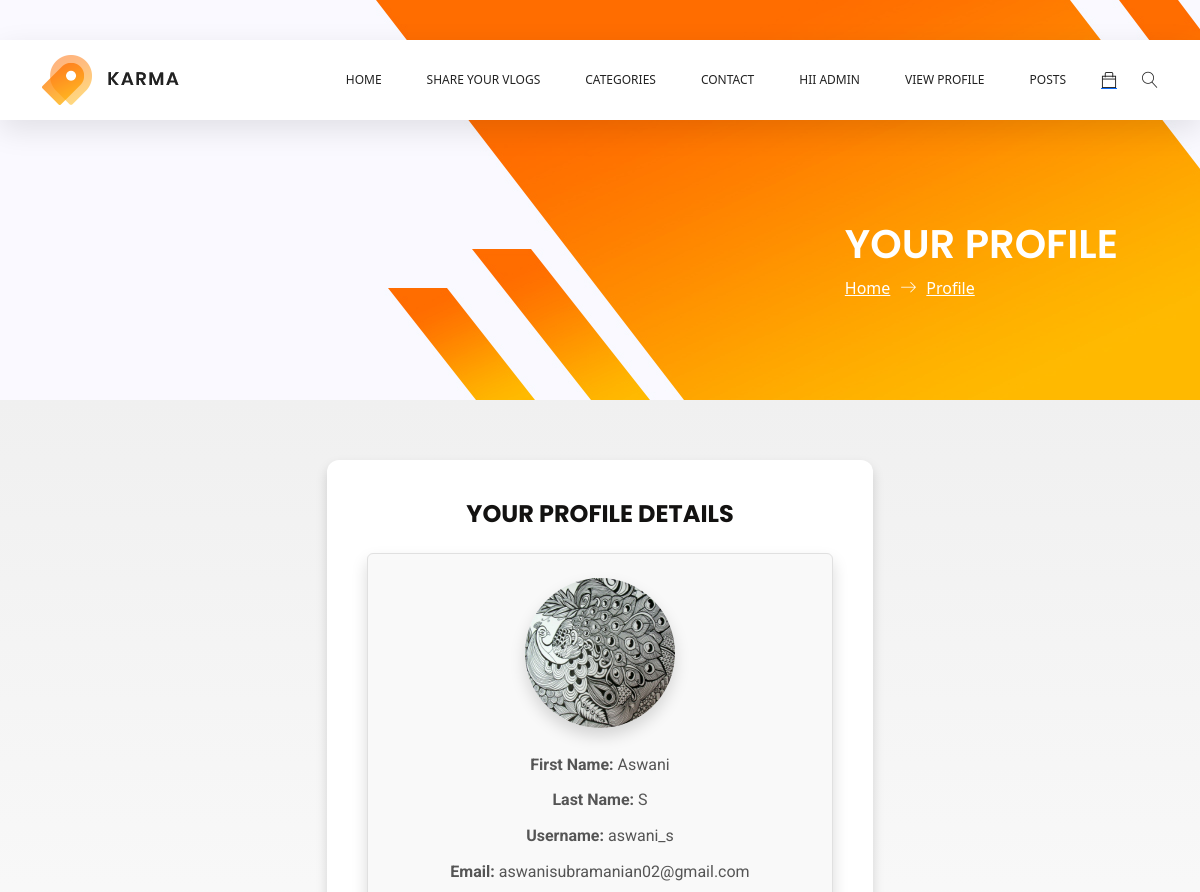
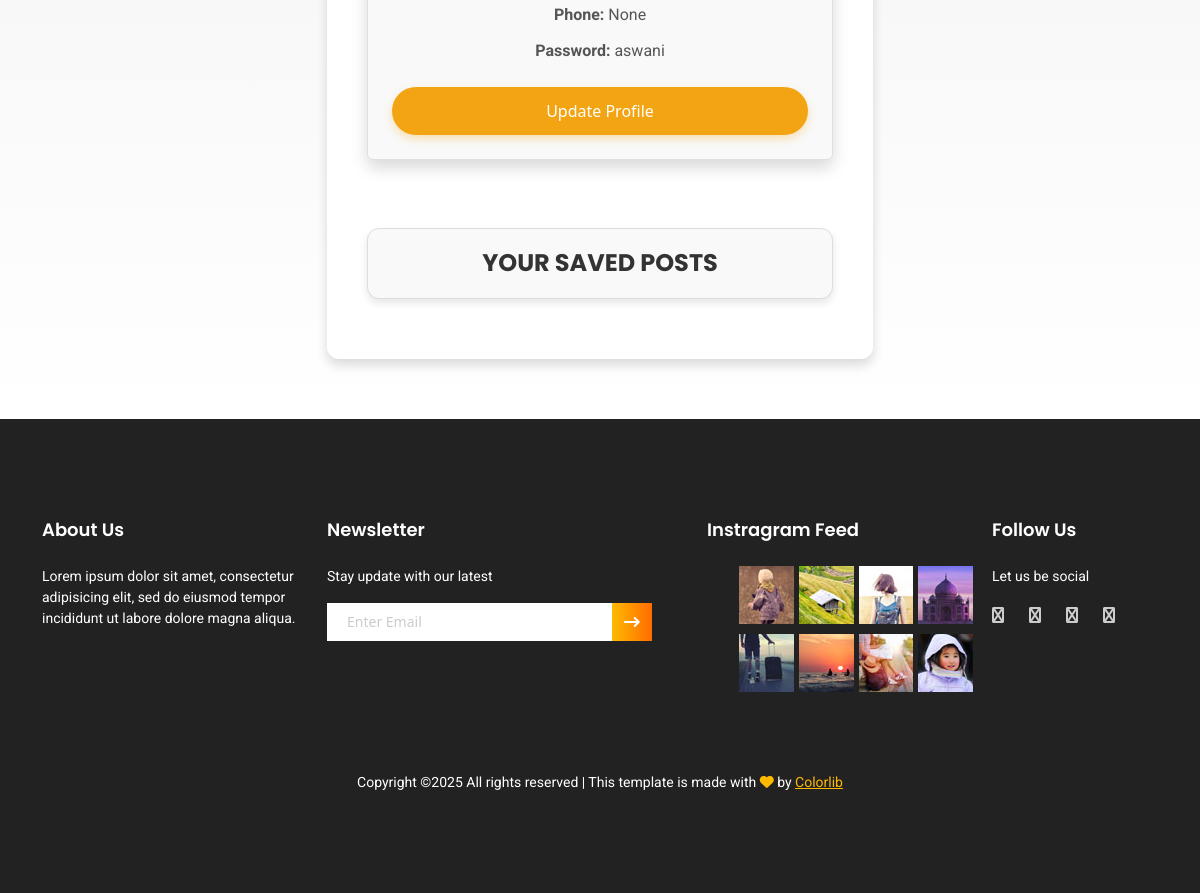
The page /user_profile (signed in) on the database its author committed (2 pictures, top to bottom).
### user_app/models.py (models this page shows, shortened)
class Register(models.Model):
    firstname = models.CharField(max_length=100, null=True, blank=True)
    lastname = models.CharField(max_length=100, null=True, blank=True)
    username = models.CharField(max_length=100, unique=True)
    password = models.CharField(max_length=100)
    email = models.EmailField(max_length=100, unique=True)
    profile_picture = models.ImageField(upload_to="img", default="sample.jpg")
    phone = models.CharField(max_length=100, null=True, blank=True)
    followers = models.ManyToManyField('self', symmetrical=False, related_name='following', blank=True)
    otp = models.CharField(max_length=6, blank=True, null=True)  # Store OTP temporarily
    is_verified = models.BooleanField(default=False)

### user_app/views.py (the view)
# urls.py: path('user_profile',views.user_profile,name='user_profile'),
def user_profile(request):
    if 'userid' not in request.session:
        return redirect('registration_error')
    userid=request.session['userid']
    name = request.session['fname']
    categories = Category.objects.all()
    s=Register.objects.filter(id=userid)
    saved_posts = SavedPost.objects.filter(session_key=request.session.session_key)
    context ={
        's':s,
        'name':name,
        'saved_posts':saved_posts,
        'categories':categories
    }
    return render(request, 'user_profile_details.html',context)

### user_app/templates/user_profile_details.html (shortened to what this page needs)
{% extends "vlog_page.html" %}
{% block categories %}
<section class="banner-area organic-breadcrumb">
    <div class="container">
        <div class="breadcrumb-banner d-flex flex-wrap align-items-center justify-content-end">
            <div class="col-first">
                <h1>YOUR PROFILE</h1>
                <nav class="d-flex align-items-center">
                    <a href="{% url 'home' %}">Home<span class="lnr lnr-arrow-right"></span></a>
                    <a href="#">Profile</a>
                </nav>
            </div>
        </div>
    </div>
</section>
<section class="profile_box_area section_gap">
    <div class="container">
        <div class="row">
            <div class="col-lg-6 offset-lg-3">
                <div class="profile_details_card">
                    <h3 class="text-center mb-4">YOUR PROFILE DETAILS</h3>
                    {% for i in s %}
                    <div class="profile-card text-center shadow p-4 rounded">
                        <div class="profile-picture mb-4">
                            {% if i.profile_picture %}
                            <img src="{{ i.profile_picture.url }}" alt="Profile Picture" class="rounded-circle shadow" style="width: 150px; height: 150px;">
                            {% else %}
                            <img src="/static/images/default-profile.png" alt="Default Profile Picture" class="rounded-circle shadow" style="width: 150px; height: 150px;">
                            {% endif %}
                        </div>
                        <div class="profile-info">
                            <p><strong>First Name:</strong> {{ i.firstname }}</p>
                            <p><strong>Last Name:</strong> {{ i.lastname }}</p>
                            <p><strong>Username:</strong> {{ i.username }}</p>
                            <p><strong>Email:</strong> {{ i.email }}</p>
                            <p><strong>Phone:</strong> {{ i.phone }}</p>
                            <p><strong>Password: </strong>{{ i.password }}</p>
                        </div>
                        <div class="text-center mt-4">
                            <a href="{% url 'profile_update' i.id %}" class="btn btn-primary btn-block">Update Profile</a>
                        </div>
                    </div>
                    <div class="saved-posts-section text-center mt-5">
                        <a href="{% url 'view_saved_posts' %}" class="saved-posts-link">
                            <div class="saved-posts-box d-flex align-items-center justify-content-center">
                                <h6 class="saved-posts-text">YOUR SAVED POSTS</h6>
                            </div>
                        </a>
                    {% endfor %}
                </div>
            </div>
        </div>
    </div>
</section>
{% endblock %}

### user_app/templates/user_profile_details.html (style rules this page uses)
.profile_box_area { background: linear-gradient(to bottom, #f0f0f0, #ffffff); padding: 60px 0; }
.profile_details_card { background: #ffffff; border-radius: 12px; padding: 40px; box-shadow: 0 6px 12px rgba(0, 0, 0, 0.15); transition: transform 0.3s ease, box-shadow 0.3s ease; }
.profile-card { background: #f9f9f9; padding: 30px; border-radius: 10px; border: 1px solid #e0e0e0; box-shadow: 0 4px 8px rgba(0, 0, 0, 0.1); }
.profile-card p { font-size: 16px; color: #555; margin: 10px 0; line-height: 1.6; }
.profile-picture { margin-bottom: 20px; }
.profile-picture img { width: 150px; height: 150px; border-radius: 50%; transition: border-color 0.3s ease; }
.btn-primary { background-color: rgb(243, 164, 18); border: none; padding: 12px 25px; font-size: 16px; color: #fff; border-radius: 50px; transition: all 0.3s ease; box-shadow: 0 4px 8px rgba(243, 164, 18, 0.3); }
h3.text-center { font-family: 'Poppins', sans-serif; font-size: 24px; font-weight: 700; color: rgb(19, 18, 17); margin-bottom: 20px; }
p { font-family: 'Roboto', sans-serif; font-size: 14px; color: #444; }
.saved-posts-section { padding: 20px 0; }
.saved-posts-link { text-decoration: none; }
.saved-posts-box { background-color: #f9f9f9; border-radius: 12px; border: 1px solid #ddd; padding: 20px 30px; display: inline-flex; align-items: center; justify-content: center; transition: all 0.3s ease; box-shadow: 0 4px 8px rgba(0, 0, 0, 0.1); }
.saved-posts-text { font-family: 'Poppins', sans-serif; font-size: 24px; font-weight: 700; color: #333; margin: 0; transition: color 0.3s ease; }

### rows shown on the page
Register: profile_picture (picture), firstname "Aswani", lastname "S", username "aswani_s", email "aswanisubramanian02@gmail.com", phone "None", password "aswani"

### other values the page prints
{{ name }} "ADMIN"
